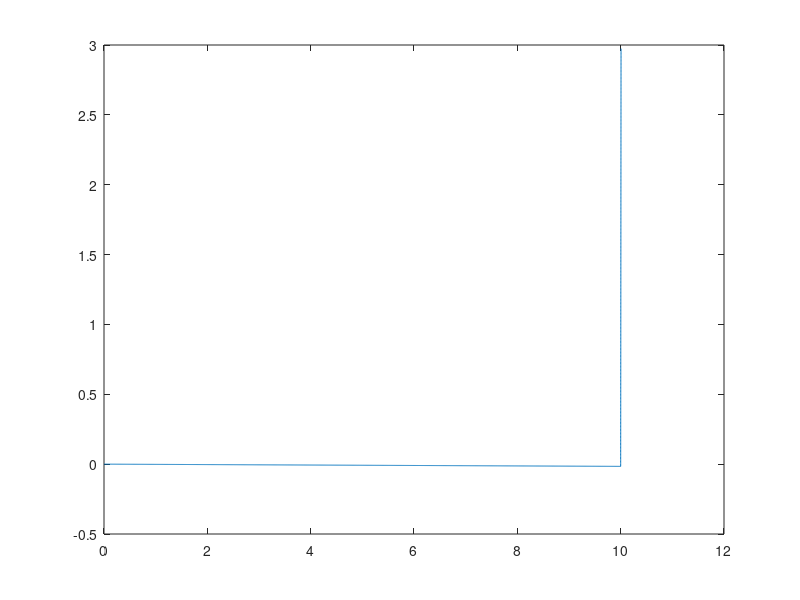
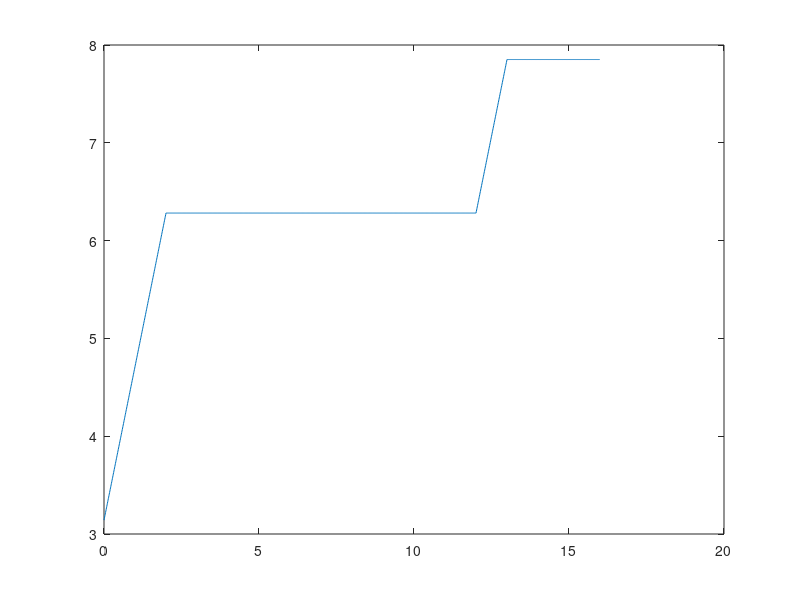

The MATLAB source for these figures, in order:
clear;
% vehicle mechanical parameter
% distance between two wheels
b = 0.3;

% simulation parameter
% time step
dt = 0.01;

% 1st segment: rotation pi/2 [rad/s] for 2 sec
% vR = 0.2355 [m/s], vL = -0.2355 [m/s]
t1 = [0:dt:2-dt];
vR1 = 0.2355 * ones(size(t1));
vL1 = -0.2355 * ones(size(t1));


% 2nd segment: 
t2 = [2:dt:11.99];
vR2 = 1 * ones(size(t2));
vL2 = 1 * ones(size(t2));

% 3rd segment: translation 
t3 = [12:dt:13-dt];
vR3 = 0.2355 * ones(size(t3));
vL3 = -0.2355 * ones(size(t3));


% 4th segment: translation 
t4 = [13:dt:16-dt];
vR4 = 1 * ones(size(t4));
vL4 = 1 * ones(size(t4));

% simulation setup
t = [t1, t2, t3, t4];
vR = [vR1, vR2, vR3, vR4];
vL = [vL1, vL2, vL3, vL4];

% position variables
x = zeros(size(t));
y = zeros(size(t));
q = zeros(size(t));

% initial values
x(1) = 0;
y(2) = 0;
q(1) = pi;

% loop
for k = 1:1599
    x(k+1) = x(k) + dt*cos(q(k))/2*vL(k) + dt*cos(q(k))/2*vR(k);
    y(k+1) = y(k) + dt*sin(q(k))/2*vL(k) + dt*sin(q(k))/2*vR(k);
    q(k+1) = q(k) + dt*vR(k)/b - dt*vL(k)/b;
end

% plot x-y position
figure(1);
plot(x,y);
%xlim([-1 11]);
%ylim([-1 4]);

% plot of orietntation
figure(2);
plot(t, q);